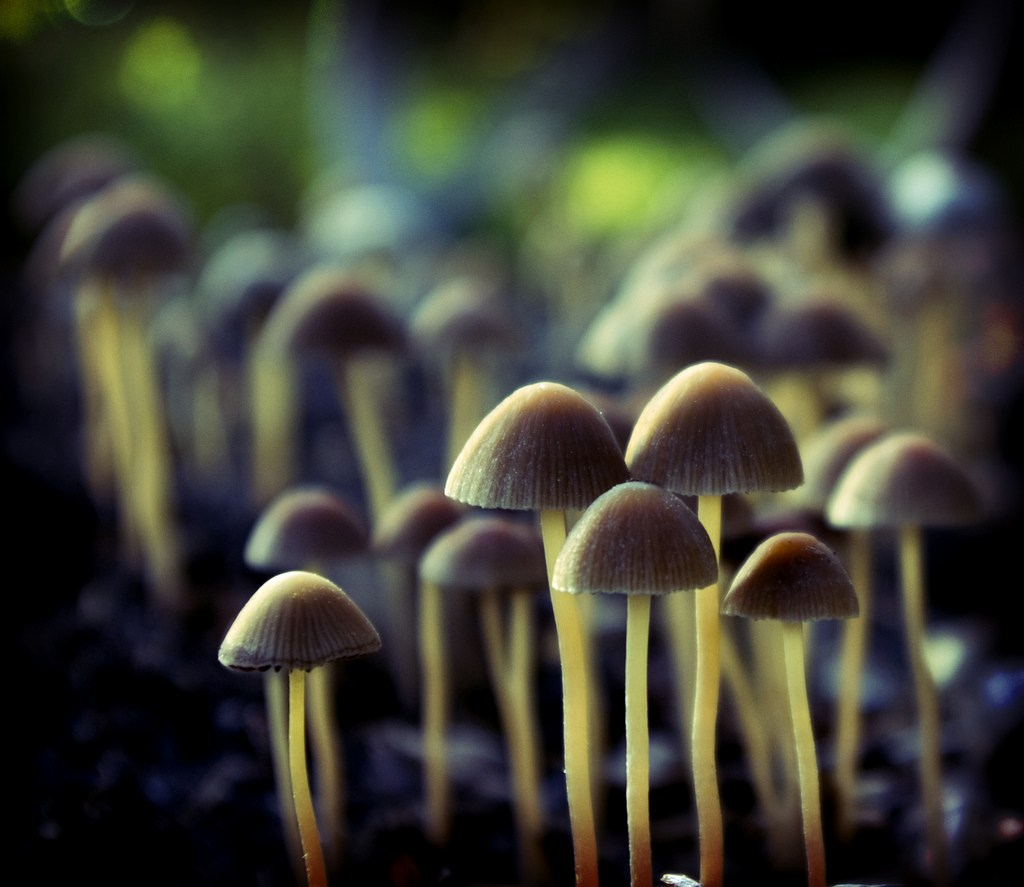
#> input picture Gradient, Blob, Edge, Kurtosis/asn2-files/mushroom.jpg, 1024 x 887 px
$ jupyter execute asn2-q1.ipynb   (shell and % lines are left out)
#> lines starting #> are read from the running program, lines starting #| are printed output that depends on the picture
# Question 1

In this question we will
- Implement the vector grandient operators for colour images.
- Implement the kurtosis measure of image blur/sharpness which is caluclated from image gradients and assess whether it is a reasonable metric of blur.
- Learn to create blur maps of images to visualize the amount of blur in local image patches.

# Step 1: Implement the vector gradient.

Implement the vector gradient as described in the lecture slides in the `color_sobel_edges()` function below.  Use Sobel filters to estimate partial derivatives.  Use the `color_dot_product()` function (provided) to compute the necessary dot products to obtain gxx, gyy, and gxy.  Return an array containing the gradient magnitudes for each pixel, i.e. a graident magnitude image.  Optionally, return a second array containing the gradient directions for each pixel.

The input image must be dtype `float` or `uint8`.  If it is `uint8` convert it to `float` before processing.  Leave the magnitude image ouput as dtype `float` regardless of the input's dtype.

[cell 1]
import skimage.util as util
import numpy as np
import skimage.filters as filt
import skimage.io as skio

def color_dot_product(A, B):
    '''
    Element-by-element dot product in a 2D array of vectors.

    :return: An array in which index [i,j] is the dot product of A[i,j,:] and B[i,j,:].
    '''
    return np.sum(A.conj()*B, axis=2)


def color_sobel_edges(I):
    '''
    Finish me!

    :param I:
    :return:
    '''
    if I.dtype == np.uint8:
        I = util.img_as_float(I)

    R_x = filt.sobel_v(I[:, :, 0])
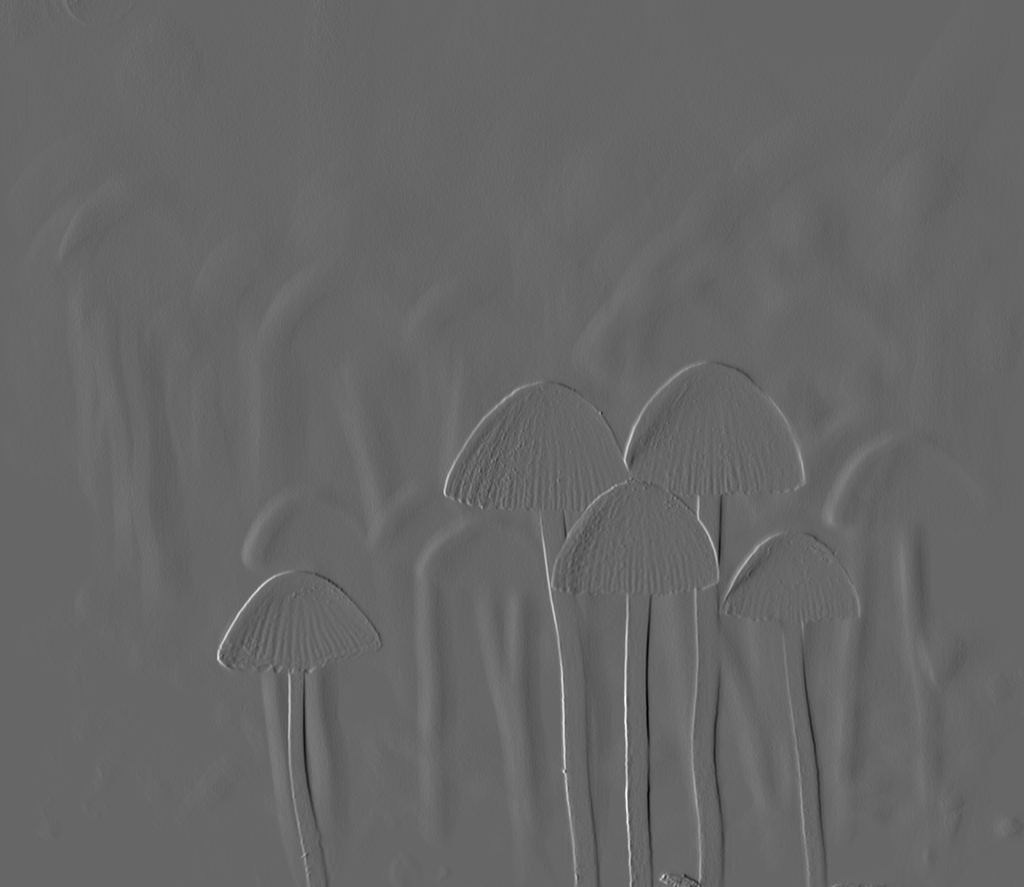
#> R_x: shape (887, 1024) float64; min -0.587, max 0.867, mean 2.99e-05; drawn with min black and max white
    R_y = filt.sobel_h(I[:, :, 0])
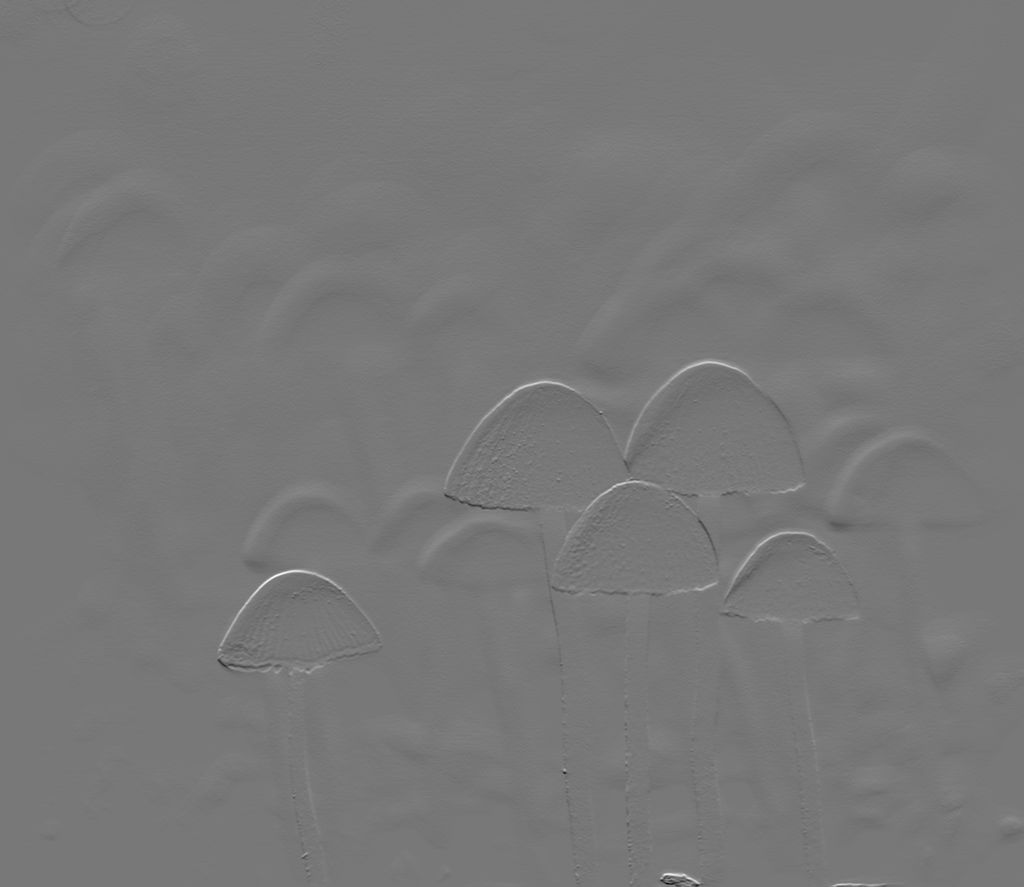
#> R_y: shape (887, 1024) float64; min -0.727, max 0.813, mean 4.11e-05; drawn with min black and max white

    G_x = filt.sobel_v(I[:, :, 1])
    G_y = filt.sobel_h(I[:, :, 1])

    B_x = filt.sobel_v(I[:, :, 2])
    B_y = filt.sobel_h(I[:, :, 2])


    U = np.stack([R_x, G_x, B_x], axis=-1)
    V = np.stack([R_y, G_y, B_y], axis=-1)

    # print(U)

    g_xx = color_dot_product(U, U)
    g_yy = color_dot_product(V, V)
    g_xy = color_dot_product(U, V)

    gradient_direction = 0.5 * np.arctan2(2 * g_xy, g_xx - g_yy)
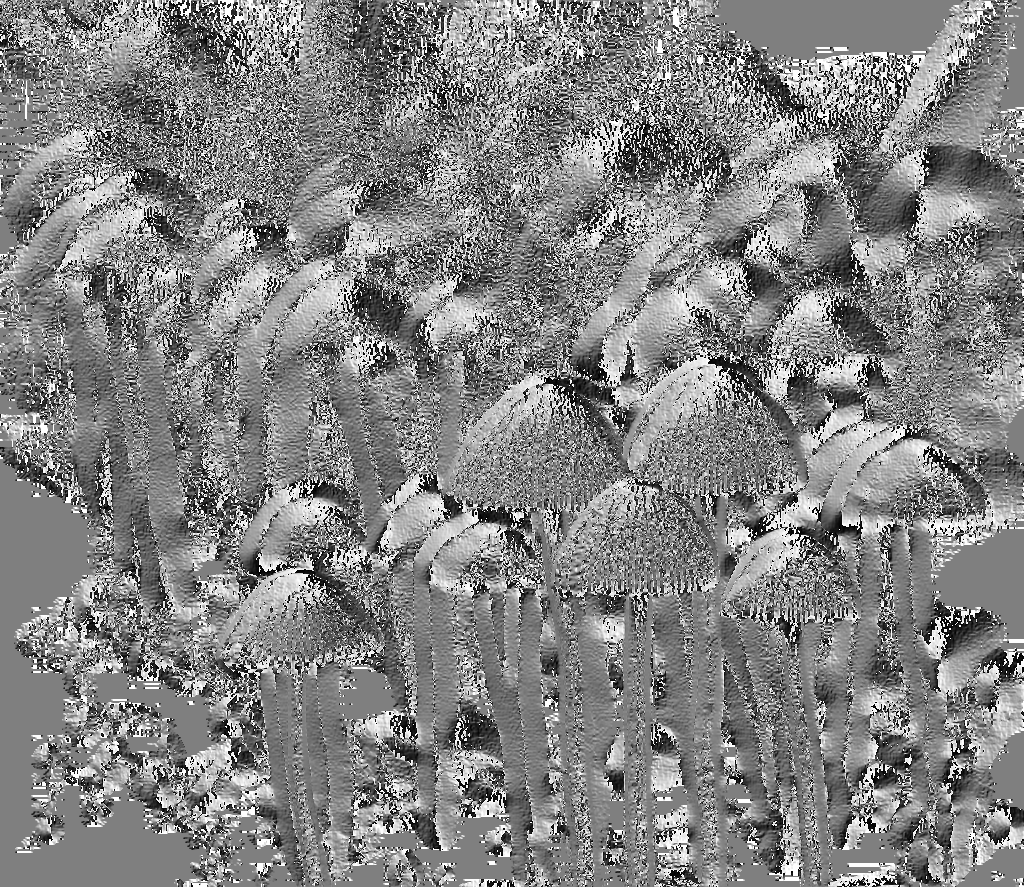
#> gradient_direction: shape (887, 1024) float64; min -1.57, max 1.57, mean 0.0486; drawn with min black and max white
    gradient_magnitude = np.sqrt(
        0.5 *
        (
            (g_xx + g_yy) + (g_xx - g_yy) * np.cos(2 * gradient_direction) + 2 * g_xy * np.sin(2 * gradient_direction)

        )
    )
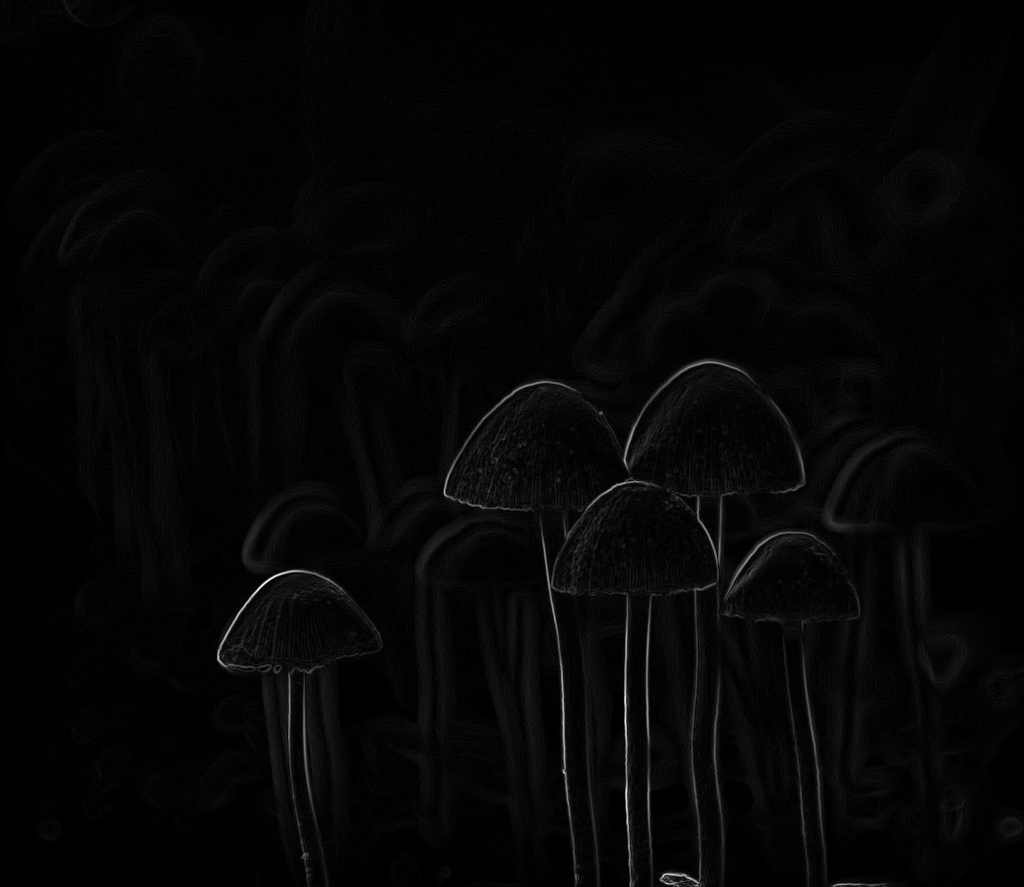
#> gradient_magnitude: shape (887, 1024) float64; min 0, max 1.61, mean 0.036; drawn with min black and max white


    return (gradient_direction, gradient_magnitude)

# print(color_sobel_edges(skio.imread("mushroom.jpg"))[1])
# color_sobel_edges(skio.imread("mushroom.jpg"))
mushroom_grad_m = color_sobel_edges(skio.imread("mushroom.jpg"))[1]
mushroom_grad_m

$ run again, with Gradient, Blob, Edge, Kurtosis/asn2-files/waterfall.jpg copied over Gradient, Blob, Edge, Kurtosis/asn2-files/mushroom.jpg
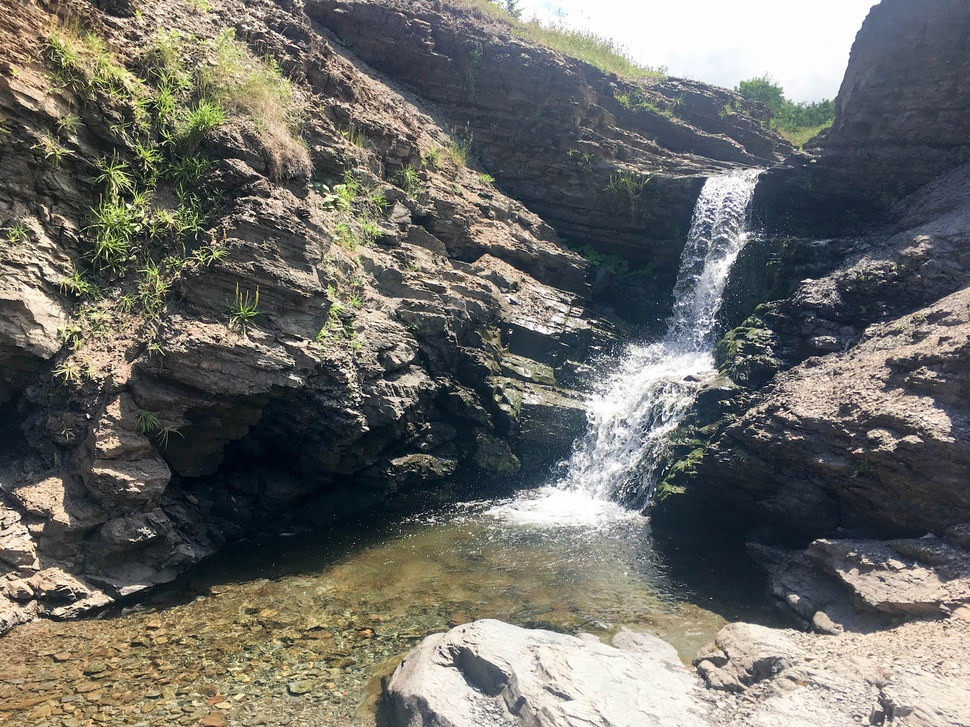
#> input picture Gradient, Blob, Edge, Kurtosis/asn2-files/waterfall.jpg, 970 x 727 px, shrunk from 2000 x 1500 before the run
#> in color_sobel_edges, `gradient_direction = 0.5 * np.arctan2(2 * g_xy, g_xx - g_yy)`:
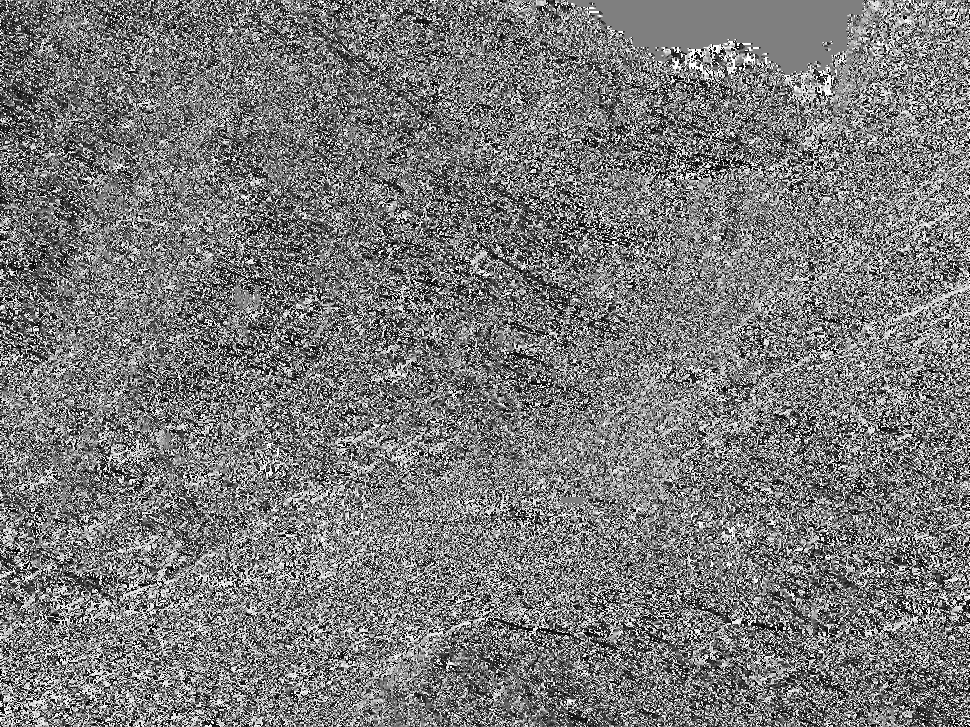
#> gradient_direction: shape (727, 970) float64; min -1.57, max 1.57, mean -0.0709; drawn with min black and max white
#> in color_sobel_edges, `gradient_magnitude = np.sqrt( 0.5 * ( (g_xx + g_yy) + (g_xx - g_yy) * ..`:
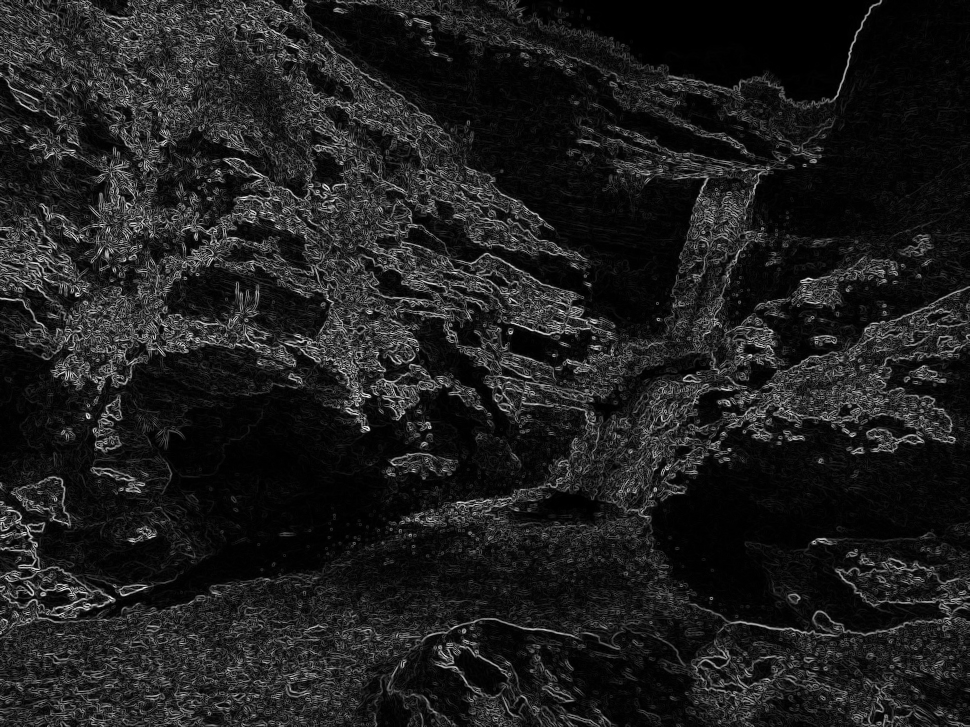
#> gradient_magnitude: shape (727, 970) float64; min 0, max 1.65, mean 0.198; drawn with min black and max white
